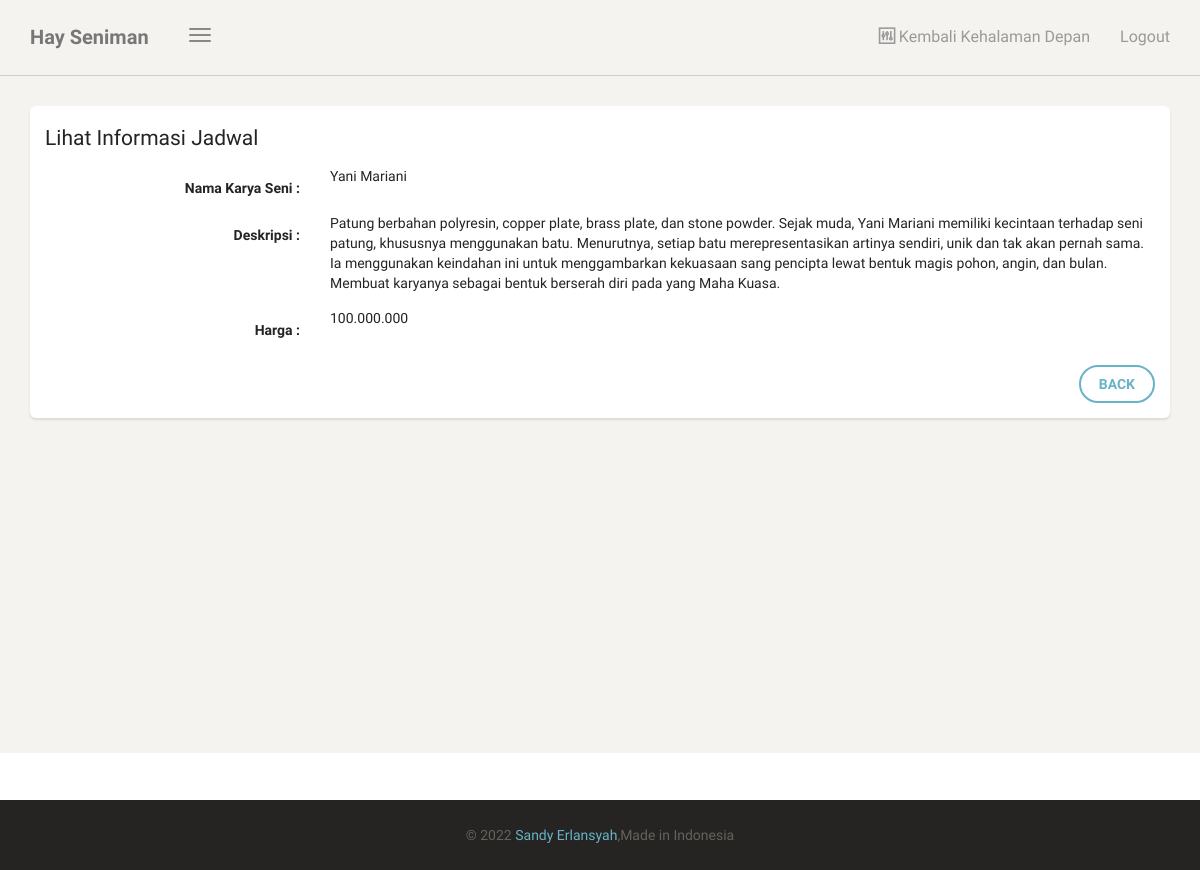
Page /dashboard/artikel/lihat/4 (signed in) on the committed database.
### karya/models.py (models this page shows, shortened)
class Artikel(models.Model):
    nama = models.CharField(max_length=100,blank=True,null=True)
    deskripsi = models.CharField(max_length=100,blank=True,null=True)
    pencipta = models.CharField(max_length=100,blank=True,null=True)
    kategori = models.ForeignKey(Kategori, on_delete=models.CASCADE)
    harga = models.CharField(max_length=100,blank=True,null=True)
    class Meta:
        verbose_name_plural = "Artikel"

### karya/views.py (the view)
# urls.py: path('artikel/lihat/<str:id>',lihat_artikel, name='lihat_artikel'),
@login_required
def lihat_artikel(request, id):
    template_name = "back/lihat_artikel.html"
    artikel = Artikel.objects.get(id=id)
    context = {
        'title' : 'Lihat Informasi Jadwal',
        'artikel' : artikel,
    }
    return render(request, template_name, context)

### templates/back/lihat_artikel.html (shortened to what this page needs)
{% extends 'back/base.html' %}
{% block content %}
<div class="content">
            <div class="col-md-12">
                <div class="card">
                    <form class="form-horizontal" method="POST">
                        <div class="card-header">
                            <h4 class="card-title">
                                {{ title }}
                            </h4>
                        </div>
                        <div class="card-content">
                            <div class="form-group">
                                <label class="col-md-3 control-label">Nama Karya Seni  :</label>
                                <div class="col-md-9">
                                   {{ artikel.nama }}
                                </div>
                            </div>
                            <div class="form-group">
                                <label class="col-md-3 control-label">Deskripsi :</label>
                                <div class="col-md-9">
                                    {{ artikel.deskripsi }}
                                </div>
                            </div>
                            <div class="form-group">
                                <label class="col-md-3 control-label">Harga :</label>
                                <div class="col-md-9">
                                    {{ artikel.harga }}
                                </div>
                            </div>
                        </div>
                        <div class="card-footer text-right">
                            <div class="form-group">
                                <label class="col-md-3"></label>
                                <div class="col-md-9">
                                    <a class="btn btn-info" href="{% url 'tabel_artikel' %}">BACK</a>
                                </div>
                            </div>
                        </div>
                    </form>
                </div>
            </div>
        </div>
    </div>
{% endblock content %}

### rows in the picture
Artikel: nama "Yani Mariani", deskripsi "Patung berbahan polyresin, copper plate, brass plate, dan stone powder. Sejak muda, Yani Mariani memiliki kecintaan terhadap seni patung, khususnya menggunakan batu. Menurutnya, setiap batu merepresentasikan artinya sendiri, unik dan tak akan pernah sama. Ia menggunakan keindahan ini untuk menggambarkan kekuasaan sang pencipta lewat bentuk magis pohon, angin, dan bulan. Membuat karyanya sebagai bentuk berserah diri pada yang Maha Kuasa.", harga "100.000.000"

### other values in the picture
{{ title }} "Lihat Informasi Jadwal"
